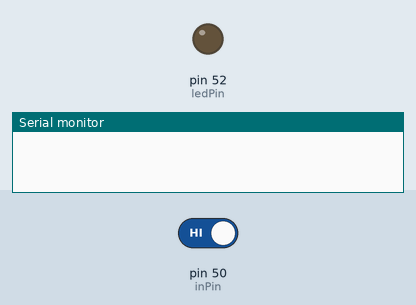
The sketch below on a simulated Arduino Mega 2560, built with avr-gcc and run on an emulated ATmega2560. Shown: output pins drawn as LEDs (lit = HIGH), the last lines printed to the serial monitor. Inputs (shaded band) come from the test bench; at power-on: pin 50 (inPin) HIGH.

Above: at 1.2 s.
1.3 s: pin 50 (inPin) driven LOW
At 1.8 s:
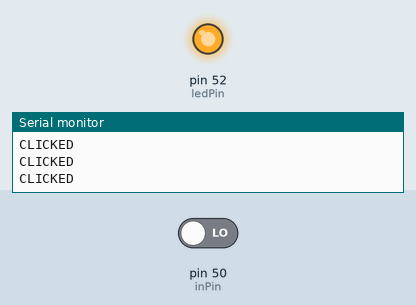
2.8 s: pin 50 (inPin) driven HIGH
At 3.1 s:
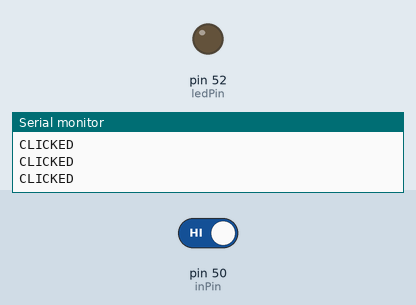
Timing chart, 0 to 5.8 s (numbered marks = the images above; inputs shaded):
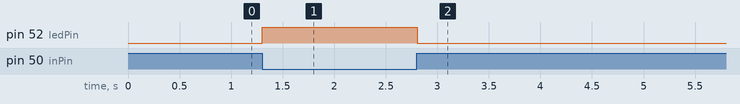

Measured:
- after the input at 1.3 s, pin 52 (ledPin): LOW → HIGH at once
- after the input at 2.8 s, pin 52 (ledPin): HIGH → LOW at once

The sketch:

switchCode.ino
```cpp
int ledPin = 52; // choose the pin for the LED
int inPin = 50;   // choose the input pin (for a pushbutton)
int val = 0;     // variable for reading the pin status
/*
 * gnd on com
 * vcc to NO and pin 50 also on NO use resistor for VCC
 */
void setup() {
  pinMode(ledPin, OUTPUT);  // declare LED as output
  pinMode(inPin, INPUT);    // declare pushbutton as input
     Serial.begin(9600);

}

void loop(){
  val = digitalRead(inPin);  // read input value
  if (val == LOW){
    Serial.println("CLICKED");
  }
  if (val == LOW) {         // check if the input is HIGH (button released)
    digitalWrite(ledPin, HIGH);  // turn LED OFF
  } else {

    digitalWrite(ledPin, LOW);  // turn LED ON
  }
}
```
